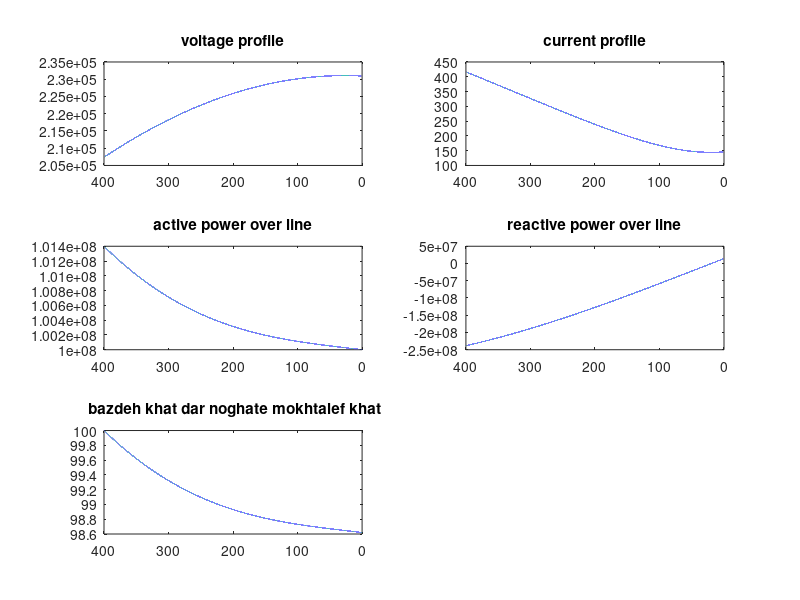

This chart was generated by the following MATLAB code:

%-------------------part C 
% ************************ part C with active power 100 maga watt


z=0.0165+0.3306*1i; %z in kilometer
y=(4.674*(10^-6))*1i; %y in kilometer
Zc=sqrt(z/y);%  in ohm
gama=sqrt(z*y);% in  one over kilometer unit
VLL_rated=400*10^3;
VLoad_ln=VLL_rated/sqrt(3); % load volatage in line to nutral
L=400;% inkilometer
PL=100*10^6;%active power  *** part C with active power 100 maga watt
cosphi=0.99;
angle_of_cosphi=-acosd(cosphi); %  lag power factor  (determined in it's sign)
gamma_L=gama*L;% gamma & length production in pu
vr=VLoad_ln;% load voltage line to nutral
ir_mag=(PL/(abs(cosphi)*VLoad_ln*3));% load current
ir=(ir_mag * cos(angle_of_cosphi*(pi/180)) + ir_mag * sin(angle_of_cosphi*(pi/180))*1i); % load current in Cartesian



X=0:0.01:L;% variable lengh in the lenght is zero in vicinity of  the load
gama_X =gama*X;

%---------------------------- calculation of ABCD parameter

A=cosh(gama_X);
B=Zc*sinh(gama_X);
C=(1/Zc)*sinh(gama_X);
D=A;

%---------------------------- calculation of current and voltage over entire line
%Vs=voltage over entire line
%Is=current over entire line

vs=A*vr + B*ir;% sending line_to_nutral voltage at sending end
is=C*vr + D*ir;

vs_mag=abs(vs);
is_mag=abs(is);


is_angle=zeros(1,length(X));
vs_angle=zeros(1,length(X));
for i=1:length(X)          % assiging in the loop, for the sake of inner matrix dimensions must agree.
is_angle(i)=atand(imag(is(i))/real(is(i)));% construction of is angle matrix
vs_angle(i)=atand(imag(vs(i))/real(vs(i)));% construction of Vs angle matrix
end

%----------------------------- calculation of active and reactive power over the line

angle_VS_IS =vs_angle-is_angle;
cosine_Vs_Is_angle=cosd(angle_VS_IS);
sine_Vs_Is_angle=sind(angle_VS_IS);

% in cosine and sine function argumat , the angle between voltage and I current within the line is specified

P=zeros(1,length(X));% construction of P matrix
Q=zeros(1,length(X));% construction of Q matrix
for i=1:length(X)           % assiging in the loop, for the sake of inner matrix dimensions must agree.
P(i)=3*vs_mag(i)*is_mag(i)*cosine_Vs_Is_angle(i);
Q(i)=3*vs_mag(i)*is_mag(i)*sine_Vs_Is_angle(i);
end


%------------------ bazdeh khat
PS=P(length(X)); %sening end power
randeman=(P/PS)*100; % each power over power in teh seding end (it plased on lenghth(X) argument)

figure('Name','partC - computer assignment - 100 MW active power','NumberTitle','off')

subplot(3,2,1);plot(X,vs_mag);set(gca,'XDir','rev');% just reverse x axis in standard form    
title('voltage profile')

subplot(3,2,2);plot(X,is_mag);set(gca,'XDir','rev')% just reverse x axis in standard form 
title('current profile')

subplot(3,2,3);plot(X,P);set(gca,'XDir','rev');% just reverse x axis in standard form    
title('active power over line')

subplot(3,2,4);plot(X,Q);set(gca,'XDir','rev')% just reverse x axis in standard form 
title('reactive power over line')


subplot(3,2,5);plot(X,randeman);set(gca,'XDir','rev')% just reverse x axis in standard form 
title(' bazdeh khat dar noghate mokhtalef khat')

